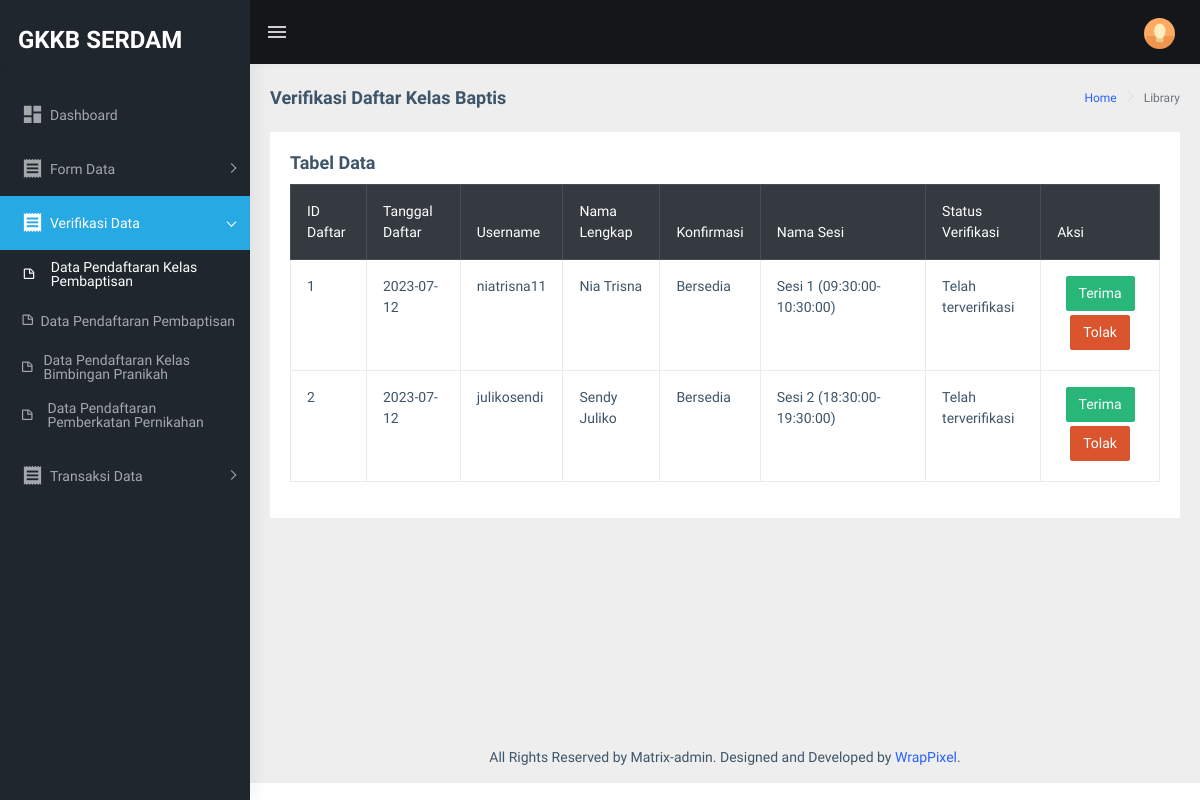
Screenshot of /backend/form-daftarkelasbaptis.php (signed in) with the database file from the repository.
### tables this page shows
CREATE TABLE `tbdaftarkelasbaptis` (
  `idDaftarKelasBaptis` int(11) NOT NULL,
  `tanggalDaftar` date NOT NULL,
  `username` varchar(20) NOT NULL,
  `konfirmasi` tinyint(1) NOT NULL,
  `idSesiKelas` int(11) NOT NULL,
  `statusVerifikasi` tinyint(1) NOT NULL
);

CREATE TABLE `tbuser` (
  `username` varchar(20) NOT NULL,
  `password` varchar(100) NOT NULL,
  `email` varchar(100) NOT NULL,
  `namaLengkap` varchar(100) NOT NULL,
  `jenisKelamin` enum('Laki-Laki','Perempuan') NOT NULL,
  `tempatLahir` varchar(50) NOT NULL,
  `tanggalLahir` date NOT NULL,
  `noHp` varchar(14) NOT NULL,
  `alamatLengkap` text NOT NULL,
  `provinsi` varchar(50) NOT NULL,
  `kota` varchar(50) NOT NULL,
  `kecamatan` varchar(50) NOT NULL,
  `kelurahan` varchar(50) NOT NULL,
  `kodePos` varchar(5) NOT NULL,
  `pekerjaan` varchar(50) NOT NULL,
  `tanggalDaftar` date NOT NULL
);

CREATE TABLE `tbsesikelas` (
  `idSesiKelas` int(11) NOT NULL,
  `idKelas` int(11) NOT NULL,
  `namaSesi` varchar(50) NOT NULL,
  `hariSesi` varchar(10) NOT NULL,
  `waktuMulai` time NOT NULL,
  `waktuAkhir` time NOT NULL
);

### backend/form-daftarkelasbaptis.php (the view, shortened to what this page needs)
<!DOCTYPE html>
<html dir="ltr" lang="en">
  <?php
    include "koneksi.php"
  ?>
  <head>
    <link
      rel="stylesheet"
      type="text/css"
      href="../assets/libs/select2/dist/css/select2.min.css"
    />
    <link
      rel="stylesheet"
      type="text/css"
      href="../assets/libs/jquery-minicolors/jquery.minicolors.css"
    />
    <link
      rel="stylesheet"
      type="text/css"
      href="../assets/libs/bootstrap-datepicker/dist/css/bootstrap-datepicker.min.css"
    />
    <link
      rel="stylesheet"
      type="text/css"
      href="../assets/libs/quill/dist/quill.snow.css"
    />
    <link href="../dist/css/style.min.css" rel="stylesheet" />
  </head>
  <body onload="loading()">
    <div
      id="main-wrapper"
      data-layout="vertical"
      data-navbarbg="skin5"
      data-sidebartype="full"
      data-sidebar-position="absolute"
      data-header-position="absolute"
      data-boxed-layout="full"
    >
      <?php include "header.php" ?>
      <div class="page-wrapper">
        <div class="page-breadcrumb">
          <div class="row">
            <div class="col-12 d-flex no-block align-items-center">
              <h4 class="page-title">Verifikasi Daftar Kelas Baptis</h4>
              <div class="ms-auto text-end">
                <nav aria-label="breadcrumb">
                  <ol class="breadcrumb">
                    <li class="breadcrumb-item"><a href="#">Home</a></li>
                    <li class="breadcrumb-item active" aria-current="page">
                      Library
                    </li>
                  </ol>
                </nav>
              </div>
            </div>
          </div>
        </div>
        <div class="container-fluid">
        <div class="row">
            <div class="col-md-12">
                <div class="card">
                    <form class="form-horizontal">
                        <div class="card-body">
                            <h4 class="card-title">Tabel Data</h4>
                            <table class="table table-responsive table-bordered">
                                <thead class="table-dark">
                                    <tr>
                                        <td>ID Daftar</td>
                                        <td>Tanggal Daftar</td>
                                        <td>Username</td>
                                        <td>Nama Lengkap</td>
                                        <td>Konfirmasi</td>
                                        <td>Nama Sesi</td>
                                        <td>Status Verifikasi</td>
                                        <td>Aksi</td>
                                    </tr>
                                </thead>
                            <?php
                                $sql = mysqli_query($con, "select * from tbdaftarkelasbaptis inner join tbuser on tbdaftarkelasbaptis.username = tbuser.username inner join tbsesikelas on tbdaftarkelasbaptis.idsesikelas = tbsesikelas.idsesikelas");
                                while($data = mysqli_fetch_array($sql)){
                                    $idDaftarKelasBaptis = $data[0];
                                    $tanggalDaftar = $data[1];
                                    $username = $data[2];
                                    $namaLengkap = $data['namaLengkap'];
                                    $namaSesi = $data['namaSesi'];
                                    $waktuMulai = $data['waktuMulai'];
                                    $waktuAkhir = $data['waktuAkhir'];
                                    $statusVerifikasi = $data['5'];
                                    ?>
                                        <tbody>
                                            <td><?php echo $idDaftarKelasBaptis; ?></td>
                                            <td><?php echo $tanggalDaftar; ?></td>
                                            <td><?php echo $username; ?></td>
                                            <td><?php echo $namaLengkap; ?></td>
                                            <td><?php if($konfirmasi="0"){echo $konfirmasi = "Tidak Bersedia";} else{echo $konfirmasi="Bersedia";} ?></td>
                                            <td><?php echo $namaSesi," (","$waktuMulai", "-","$waktuAkhir",")";?></td>
                                            <td id="statusVerifikasi"><?php if($statusVerifikasi=="0"){echo $statusVerifikasi="Belum terverifikasi";}else if($statusVerifikasi=="1"){echo $statusVerifikasi="Telah terverifikasi";}?></td>
                                            <td class="text-center">
                                                <input id = "accept" type="button" class="btn btn-primary btn-success center col-md-auto mb-1" value="Terima" onclick="terima()">
                                                <input id = "decline" type="button" class="btn btn-danger col-md-auto mb-1" value="Tolak" onclick="tolak(<?php echo "'$idDaftarKelasBaptis'"; ?>)">
                                            </td>
                                        </tbody>
                                    <?php
                                }
                            ?>
                            </table>
                        </div>
                    </form>
                </div>
            </div>
        </div>
        </div>
        <footer class="footer text-center">
          All Rights Reserved by Matrix-admin. Designed and Developed by
          <a href="https://www.wrappixel.com">WrapPixel</a>.
        </footer>
      </div>
    </div>
  </body>
</html>

### rows the page displays
tbdaftarkelasbaptis: idDaftarKelasBaptis "1", tanggalDaftar "2023-07-12", username "niatrisna11", username.namaLengkap "Nia Trisna", idSesiKelas.namaSesi "Sesi 1", idSesiKelas.waktuMulai "09:30:00", idSesiKelas.waktuAkhir "10:30:00"
tbdaftarkelasbaptis: idDaftarKelasBaptis "2", tanggalDaftar "2023-07-12", username "julikosendi", username.namaLengkap "Sendy Juliko", idSesiKelas.namaSesi "Sesi 2", idSesiKelas.waktuMulai "18:30:00", idSesiKelas.waktuAkhir "19:30:00"
